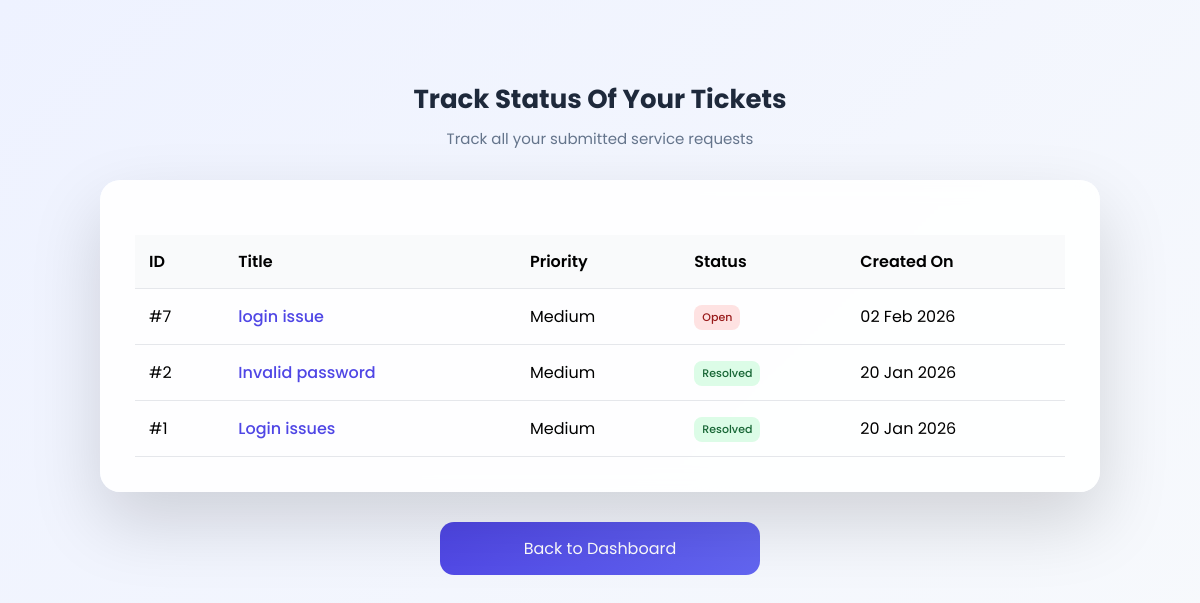
Page /track_status.php (signed in) on the committed database.
### tables this page shows
CREATE TABLE `tickets` (
  `ticket_id` int(11) NOT NULL,
  `title` varchar(150) NOT NULL,
  `description` text NOT NULL,
  `priority` varchar(20) NOT NULL,
  `status` varchar(20) NOT NULL,
  `resolution_notes` text DEFAULT NULL,
  `created_date` datetime NOT NULL DEFAULT current_timestamp(),
  `user_id` int(11) NOT NULL,
  `agent_id` int(11) DEFAULT NULL,
  `assigned_agent_id` int(11) DEFAULT NULL,
  `resolution_note` text DEFAULT NULL,
  `resolved_by` int(11) DEFAULT NULL
);

### track_status.php (the view, shortened to what this page needs)
<?php
include("../config/db.php");
$user_id = $_SESSION['user_id'];
$query = mysqli_query($conn, "
    SELECT * FROM tickets
    WHERE user_id = '$user_id'
    ORDER BY created_date DESC
");
?>
<!DOCTYPE html>
<html>
<head>
  <link rel="stylesheet" href="../assets/css/style.css">
  </head>
<body>
<div class="dashboard-container">
  <div class="dashboard-header">
    <h2><i class="fa-solid fa-ticket"></i> Track Status Of Your Tickets</h2>
    <p>Track all your submitted service requests</p>
  </div>
  <div class="card">
    <?php
    if(mysqli_num_rows($query) == 0){
        echo "<p>No tickets found.</p>";
    } else {
    ?>
    <table class="table">
      <tr>
        <th>ID</th>
        <th>Title</th>
        <th>Priority</th>
        <th>Status</th>
        <th>Created On</th>
      </tr>
      <?php while($row = mysqli_fetch_assoc($query)){ ?>
      <tr>
        <td>#<?php echo $row['ticket_id']; ?></td>
        <td>
          <a href="ticket_details.php?id=<?php echo $row['ticket_id']; ?>"
             class="ticket-link">
             <?php echo htmlspecialchars($row['title']); ?>
          </a>
        </td>
        <td><?php echo $row['priority']; ?></td>
        <td>
          <?php
          if($row['status'] == "Open"){
            echo "<span class='status small open'>Open</span>";
          }elseif($row['status'] == "In Progress"){
            echo "<span class='status small in_progress'>In Progress</span>";
          }else{
            echo "<span class='status small resolved'>Resolved</span>";
          }
          ?>
        </td>
        <td><?php echo date("d M Y", strtotime($row['created_date'])); ?></td>
      </tr>
      <?php } ?>
    </table>
    <?php } ?>
  </div>
  <a href="dashboard.php" class="btn back-btn">
    <i class="fa-solid fa-arrow-left"></i> Back to Dashboard
  </a>
</div>
</body>
</html>

### style.css (style rules this page uses)
:root { --primary:#4f46e5; --secondary:#0f172a; --light:#f8fafc; --white:#ffffff; --gray:#64748b; }
* { margin:0; padding:0; box-sizing:border-box; }
body { font-family:'Poppins',sans-serif; background:linear-gradient(135deg,#eef2ff,#f8fafc); min-height:100vh; }
.card { background:rgba(255,255,255,0.9); backdrop-filter: blur(10px); padding:35px; border-radius:20px; box-shadow:0 30px 70px rgba(0,0,0,0.15); animation:fadeUp .6s ease; }
h2 { text-align:center; margin-bottom:10px; color:#1e293b; }
.btn { width:100%; background:linear-gradient(135deg,#4f46e5,#6366f1); color:white; border:none; padding:14px; border-radius:14px; font-size:16px; cursor:pointer; margin-top:22px; transition:.3s; }
.dashboard-container { max-width: 1000px; margin: 80px auto; }
.dashboard-header { margin-bottom: 30px; }
.dashboard-header h2 { font-size: 26px; color:#1e293b; }
.dashboard-header p { color:#64748b; margin-top: 6px; }
a { text-decoration: none !important; }
.status { padding:6px 12px; border-radius:12px; font-size:12px; font-weight:500; }
.status.open { background:#fee2e2; color:#991b1b; }
.status.resolved { background:#dcfce7; color:#166534; }
.ticket-link { color:#4f46e5; text-decoration:none; font-weight:500; }
.status { border-radius:8px; font-weight:500; display:inline-block; }
.status.small { font-size:11px; padding:4px 8px; }
.back-btn { margin-top:25px; display:inline-block; }
.back-btn { display:block; width:320px; max-width:90%; margin:30px auto 0; text-align:center; }
.dashboard-header { text-align:center; margin-bottom:35px; }
.dashboard-header h2 { margin-bottom:8px; }
.dashboard-header p { margin:0; color:#64748b; font-size:15px; }
.table { width:100%; border-collapse:collapse; margin-top:20px; }
.table th, .table td { padding:14px; text-align:left; border-bottom:1px solid #e5e7eb; }
.table th { background:#f8fafc; font-weight:600; }
.table { width:100%; border-collapse:collapse; }
.table th { text-align:left; padding:14px; background:#f9fafb; font-weight:600; }
.table td { padding:14px; border-top:1px solid #e5e7eb; }
.card, .dashboard-container { overflow: visible !important; }
.table td, .table th, .table span, .table .badge, .table .agent-badge { opacity: 1 !important; }
.card { margin-bottom: 30px; }
.dashboard-header { overflow: visible !important; }
.card { overflow: visible !important; }
.dashboard-container, .card { overflow: visible !important; }
.card, .dashboard-container { overflow:visible !important; }

### rows in the picture
tickets: ticket_id "7", title "login issue", priority "Medium", status "Open", created_date "02 Feb 2026"
tickets: ticket_id "2", title "Invalid password", priority "Medium", status "Resolved", created_date "20 Jan 2026"
tickets: ticket_id "1", title "Login issues", priority "Medium", status "Resolved", created_date "20 Jan 2026"
